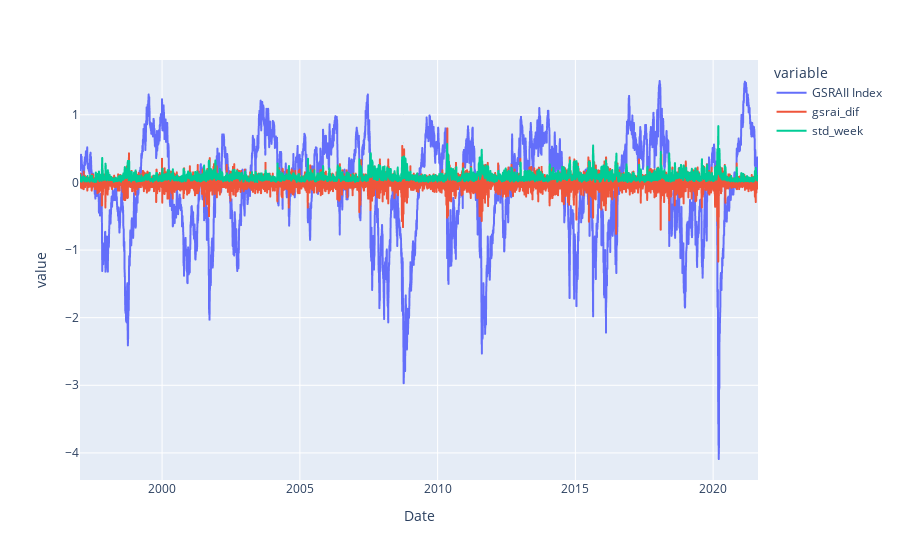

Notebook code for this chart:
### Code cell
fig = px.line(df.dropna(), x='Date', y=['GSRAII Index', 'gsrai_dif', 'std_week'])
fig.show()

### Figure 1 — Plotly figure (JSON) as saved in the notebook; plotly's stock layout.template omitted (floating-point values rounded to 4 significant figures; data arrays with more than 128 entries replaced by an {"elided": "..."} marker saying what was removed)
{"data": [{"hovertemplate": "variable=GSRAII Index<br>Date=%{x}<br>value=%{y}<extra></extra>", "legendgroup": "GSRAII Index", "line": {"color": "#636efa", "dash": "solid"}, "mode": "lines", "name": "GSRAII Index", "showlegend": true, "type": "scattergl", "x": {"elided": "6381 str values"}, "xaxis": "x", "y": {"elided": "6381 float values"}, "yaxis": "y"}, {"hovertemplate": "variable=gsrai_dif<br>Date=%{x}<br>value=%{y}<extra></extra>", "legendgroup": "gsrai_dif", "line": {"color": "#EF553B", "dash": "solid"}, "mode": "lines", "name": "gsrai_dif", "showlegend": true, "type": "scattergl", "x": {"elided": "6381 str values"}, "xaxis": "x", "y": {"elided": "6381 float values"}, "yaxis": "y"}, {"hovertemplate": "variable=std_week<br>Date=%{x}<br>value=%{y}<extra></extra>", "legendgroup": "std_week", "line": {"color": "#00cc96", "dash": "solid"}, "mode": "lines", "name": "std_week", "showlegend": true, "type": "scattergl", "x": {"elided": "6381 str values"}, "xaxis": "x", "y": {"elided": "6381 float values"}, "yaxis": "y"}], "layout": {"legend": {"title": {"text": "variable"}, "tracegroupgap": 0}, "margin": {"t": 60}, "xaxis": {"anchor": "y", "domain": [0, 1], "title": {"text": "Date"}}, "yaxis": {"anchor": "x", "domain": [0, 1], "title": {"text": "value"}}}}
